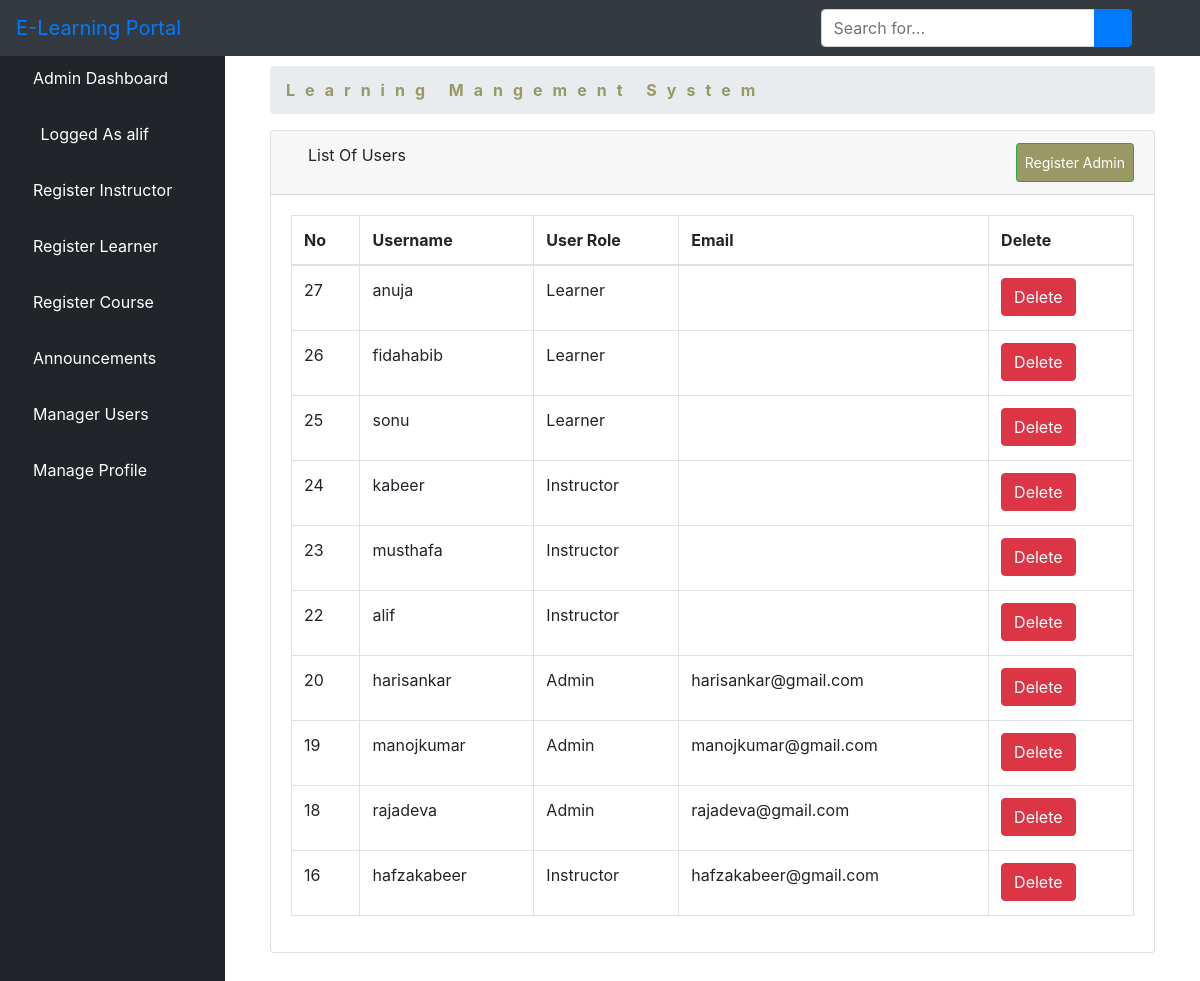
Screenshot of /aluser/ (signed in) with the database file from the repository.
### elearn/models.py (models this page shows)
class User(AbstractUser):
    is_learner = models.BooleanField(default=False)
    is_instructor = models.BooleanField(default=False)
    is_admin = models.BooleanField(default=False)

### elearn/views.py (the view)
# urls.py: path('aluser/', views.ListUserView.as_view(), name='aluser'),
class ListUserView(LoginRequiredMixin, ListView):
    model = User
    template_name = 'dashboard/admin/list_users.html'
    context_object_name = 'users'
    paginated_by = 10
    def get_queryset(self):
        return User.objects.order_by('-id')

### elearn/templates/dashboard/admin/list_users.html (shortened to what this page needs)
{% extends 'dashboard/admin/base.html' %}
{% block body %}
        <div class="container-fluid">
        <div class="row">
          <div class="col-12 mb-3">
          <div class="col-12 mb-3">
                <div id="content-wrapper">
        <div class="container-fluid">
            <ol class="breadcrumb">
                <li class="breadcrumb-item">
                    <a href="#" style="color: #999965; font-weight: bold; letter-spacing: 10px">Learning Mangement System</a>
                </li>
            </ol>
            <div class="card mb-3">
                <div class="card-header">
                    <i class="fas fa-table"></i>
                    List Of Users
                    <a  class="btn btn-sm btn-success" href="{% url 'create_user_form' %}" style="padding: 8px; float: right; background-color: #999965; color: white;">Register Admin</a>
                </div>
                <div class="card-body">
                    <div class="table-responsive">
                        <table class="table table-bordered" id="dataTable" width="100%" cellspacing="0">
                            <thead>
                            <tr>
                                <th>No</th>
                                <th>Username</th>
                                <th>User Role</th>
                                <th>Email</th>
                                <th>Delete</th>
                            </tr>
                            </thead>
                            <tbody>
                        {% if users %}
                            {% for user in users %}
                                <tr>
                                    <td>{{ user.id }}</td>
                                    <td>{{ user.username }}</td>
                                    <td>{% if user.is_learner == True %}
                                      <p>Learner</p>
                                    {% elif user.is_admin == True %}
                                      <p>Admin</p>
                                    {% else %}
                                    <p>Instructor</p>
                                      {% endif %}
                                    </td>
                                    <td>{{ user.email }}</td>
        <td>
          <a href="{% url 'aduser' user.pk %}"><button type="button" class="btn btn-danger"> Delete</button></a></td>
                                </tr>
                            {% endfor %}
                        {% endif %}
                            </tbody>
                        </table>
                    </div>
                </div>
            </div>
        </div>
    </div>
          </div>
        </div>
      </div>
    </div>
{% endblock %}

### elearn/templates/dashboard/admin/base.html (shortened to what this page needs)
<!DOCTYPE html>
<html lang="en">
<head>
    {% load static %}
    <link href="{% static 'vendor/fontawesome-free/css/all.min.css' %}" rel="stylesheet" type="text/css">
    <link href="{% static 'vendor/datatables/dataTables.bootstrap4.css' %}" rel="stylesheet">
    <link href="{% static 'css/sb-admin.css' %}" rel="stylesheet">
</head>
<body id="page-top">
<nav class="navbar navbar-expand navbar-dark bg-dark fixed-top">
    <a class="navbar-brand mr-1 text-primary" href="">E-Learning Portal</a>
    <button class="btn btn-link btn-sm text-white order-1 order-sm-0" id="sidebarToggle" href="#">
        <i class="fas fa-bars"></i>
    </button>
    <form class="d-none d-md-inline-block form-inline ml-auto mr-0 mr-md-3 my-2 my-md-0">
        <div class="input-group">
            <input type="text" class="form-control" placeholder="Search for..." aria-label="Search" aria-describedby="basic-addon2">
            <div class="input-group-append">
                <button class="btn btn-primary" type="button">
                    <i class="fas fa-search"></i>
                </button>
            </div>
        </div>
    </form>
    <ul class="navbar-nav ml-auto ml-md-0">
        <li class="nav-item dropdown no-arrow">
            <a class="nav-link dropdown-toggle" href="#" id="userDropdown" role="button" data-toggle="dropdown" aria-haspopup="true" aria-expanded="false">
                <i class="fas fa-user-circle fa-fw text-primary"></i>
            </a>
        </li>
    </ul>
</nav>
<div id="wrapper" style="padding-top: 50px;">
<ul class="sidebar navbar-nav">
    <li class="nav-item active">
        <a class="nav-link" href="{% url 'dashboard' %}">
         <i class="fa fa-home" aria-hidden="true"></i>
            <span>Admin Dashboard</span>
        </a>
    </li>
    <li class="nav-item active">
        <a class="nav-link" href="">
            <i class="fas fa-user-circle fa-fw text-primary"></i>
            <span>Logged As {{ user.username }}</span>
        </a>
    </li>
    <li class="nav-item">
        <a class="nav-link" href="{% url 'isign' %}">
        <i class="fas fa-chalkboard-teacher"></i>
            <span style="color: white">Register Instructor</span>
        </a>
    </li>
     <li class="nav-item">
        <a class="nav-link" href="{% url 'addlearner' %}">
        <i class="fas fa-user-graduate"></i>
            <span style="color: white">Register Learner</span>
        </a>
    </li>
    <li class="nav-item">
        <a class="nav-link" href="{% url 'course' %}">
        <i class="fas fa-book-reader"></i>
            <span style="color: white">Register Course</span>
        </a>
    </li>
    <li class="nav-item dropdown no-arrow">
                            <a class="nav-link dropdown-toggle" data-toggle="dropdown" aria-haspopup="true" aria-expanded="false" href="">
        <i class="fas fa-bell"></i>
            <span style="color: white">Announcements</span>
        </a>
        </li>
    <li class="nav-item">
        <a class="nav-link" href="{% url 'aluser' %}">
            <i class="fas fa-users"></i>
            <span style="color: white">Manager Users</span>
        </a>
    </li>
    <li class="nav-item dropdown no-arrow">
                            <a class="nav-link dropdown-toggle" data-toggle="dropdown" aria-haspopup="true" aria-expanded="false" href="">
            <i class="fas fa-user"></i>
            <span style="color: white">Manage Profile</span>
        </a>
        </li>
</ul>
    {% block body %}{% endblock %}
</div>

### rows the page displays
User: username "alif", id "22", is_learner "Instructor"
User: id "27", username "anuja", is_learner "Learner"
User: id "26", username "fidahabib", is_learner "Learner"
User: id "25", username "sonu", is_learner "Learner"
User: id "24", username "kabeer", is_learner "Instructor"
User: id "23", username "musthafa", is_learner "Instructor"
User: id "20", username "harisankar", is_learner "Admin", email "harisankar@gmail.com"
User: id "19", username "manojkumar", is_learner "Admin", email "manojkumar@gmail.com"
User: id "18", username "rajadeva", is_learner "Admin", email "rajadeva@gmail.com"
User: id "16", username "hafzakabeer", is_learner "Instructor", email "hafzakabeer@gmail.com"
